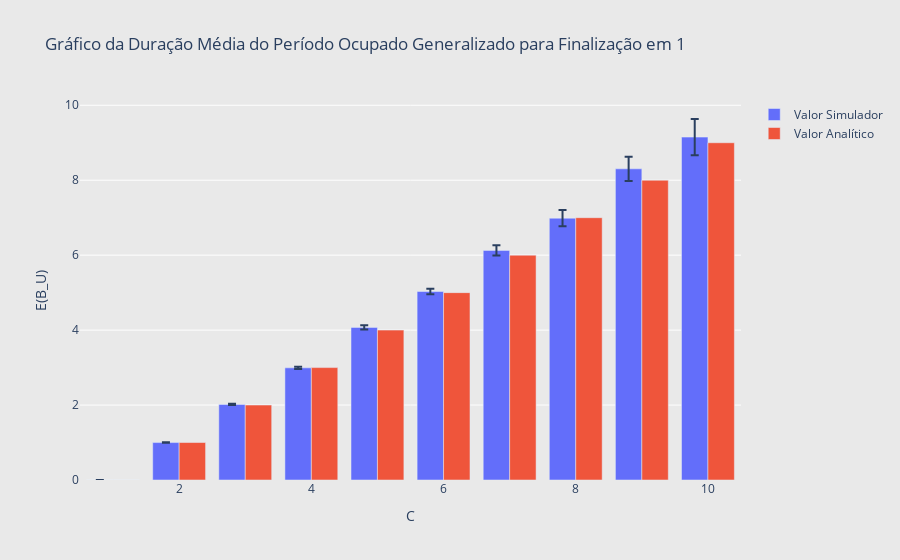

Here is the notebook cell this chart was saved with:
### Code cell
n_sample = len(next(iter(simulator_distribution.values())))
control_interval = calculate_confidence_interval(std_simulator, n_sample, 0.95)

fig = go.Figure(data=[
    go.Bar(
        name='Valor Simulador',
        x=C_values,
        y=simulator_results,
        error_y=dict(type='data', array=control_interval),
    ),
    go.Bar(
        name='Valor Analítico',
        x=C_values,
        y=expected_results,
    )
])

fig.update_layout(
    title="Gráfico da Duração Média do Período Ocupado Generalizado para Finalização em 1",
    xaxis=dict(title='C', showgrid=False, zeroline=False, showticklabels=True),
    yaxis=dict(title='E(B_U)', zeroline=False, gridcolor='white'),
    paper_bgcolor='rgb(233,233,233)',
    plot_bgcolor='rgb(233,233,233)',
)
fig.show()

### Figure 1 — Plotly figure (JSON) as saved in the notebook; plotly's stock layout.template omitted (floating-point values rounded to 4 significant figures)
{"data": [{"error_y": {"array": [0, 0.006918, 0.01634, 0.02996, 0.05858, 0.07366, 0.1383, 0.2176, 0.3219, 0.483], "type": "data"}, "name": "Valor Simulador", "type": "bar", "x": [1, 2, 3, 4, 5, 6, 7, 8, 9, 10], "y": [0, 0.9987, 2.015, 2.993, 4.073, 5.03, 6.127, 6.986, 8.304, 9.151]}, {"name": "Valor Analítico", "type": "bar", "x": [1, 2, 3, 4, 5, 6, 7, 8, 9, 10], "y": [0, 1, 2, 3, 4, 5, 6, 7, 8, 9]}], "layout": {"paper_bgcolor": "rgb(233,233,233)", "plot_bgcolor": "rgb(233,233,233)", "title": {"text": "Gráfico da Duração Média do Período Ocupado Generalizado para Finalização em 1"}, "xaxis": {"showgrid": false, "showticklabels": true, "title": {"text": "C"}, "zeroline": false}, "yaxis": {"gridcolor": "white", "title": {"text": "E(B_U)"}, "zeroline": false}}}
